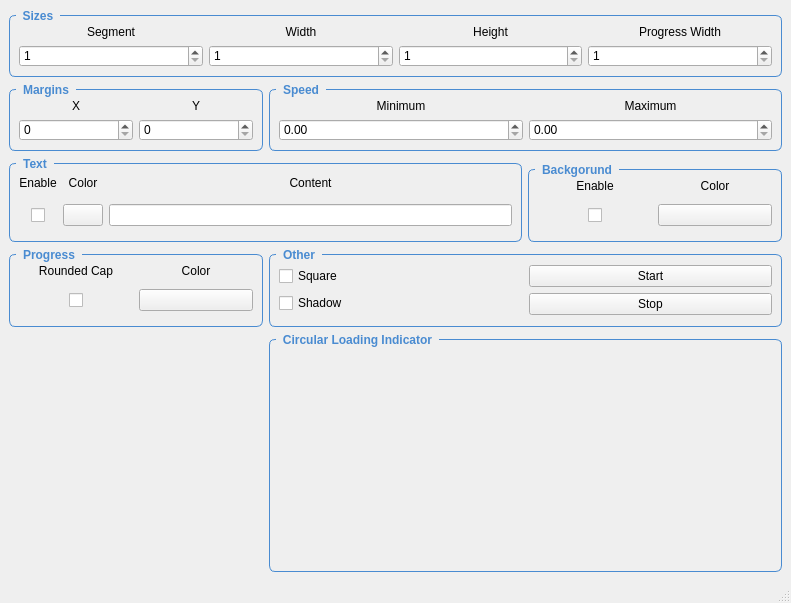
<?xml version="1.0" encoding="UTF-8"?>
<ui version="4.0">
 <class>MainWindow</class>
 <widget class="QMainWindow" name="MainWindow">
  <property name="geometry">
   <rect>
    <x>0</x>
    <y>0</y>
    <width>791</width>
    <height>603</height>
   </rect>
  </property>
  <property name="windowTitle">
   <string>MainWindow</string>
  </property>
  <widget class="QWidget" name="centralwidget">
   <layout class="QGridLayout" name="gridLayout_12">
    <item row="0" column="0">
     <layout class="QGridLayout" name="GLayout_Main">
      <item row="0" column="0" colspan="3">
       <widget class="QGroupBox" name="sizesGroupBox">
        <property name="styleSheet">
         <string notr="true">QGroupBox {
    font: bold;
    border: 1px solid #498bd1;
    border-radius: 6px;
    margin-top: 6px;
}

QGroupBox::title {
    subcontrol-origin: margin;
	color: #498bd1;
    left: 7px;
    padding: 0px 5px 0px 5px;
}</string>
        </property>
        <property name="title">
         <string>Sizes</string>
        </property>
        <property name="flat">
         <bool>true</bool>
        </property>
        <layout class="QGridLayout" name="gridLayout_4">
         <item row="0" column="0">
          <layout class="QGridLayout" name="GLayout_Sizes">
           <item row="1" column="1">
            <widget class="QSpinBox" name="segmentSizeSpinBox">
             <property name="minimum">
              <number>1</number>
             </property>
            </widget>
           </item>
           <item row="0" column="4">
            <widget class="QLabel" name="labelProgressWidthSize">
             <property name="text">
              <string>Progress Width</string>
             </property>
             <property name="alignment">
              <set>Qt::AlignCenter</set>
             </property>
            </widget>
           </item>
           <item row="1" column="4">
            <widget class="QSpinBox" name="progressWidthSpinBox">
             <property name="minimum">
              <number>1</number>
             </property>
            </widget>
           </item>
           <item row="0" column="1">
            <widget class="QLabel" name="labelSegmentSize">
             <property name="text">
              <string>Segment</string>
             </property>
             <property name="alignment">
              <set>Qt::AlignCenter</set>
             </property>
            </widget>
           </item>
           <item row="0" column="2">
            <widget class="QLabel" name="labelWidthSize">
             <property name="text">
              <string>Width</string>
             </property>
             <property name="alignment">
              <set>Qt::AlignCenter</set>
             </property>
            </widget>
           </item>
           <item row="1" column="2">
            <widget class="QSpinBox" name="widthSizeSpinBox">
             <property name="minimum">
              <number>1</number>
             </property>
            </widget>
           </item>
           <item row="0" column="3">
            <widget class="QLabel" name="labelHeightSize">
             <property name="text">
              <string>Height</string>
             </property>
             <property name="alignment">
              <set>Qt::AlignCenter</set>
             </property>
            </widget>
           </item>
           <item row="1" column="3">
            <widget class="QSpinBox" name="heightSizeSpinBox">
             <property name="minimum">
              <number>1</number>
             </property>
            </widget>
           </item>
          </layout>
         </item>
        </layout>
       </widget>
      </item>
      <item row="1" column="0">
       <widget class="QGroupBox" name="marginsGroupBox">
        <property name="styleSheet">
         <string notr="true">QGroupBox {
    font: bold;
    border: 1px solid #498bd1;
    border-radius: 6px;
    margin-top: 6px;
}

QGroupBox::title {
    subcontrol-origin: margin;
	color: #498bd1;
    left: 7px;
    padding: 0px 5px 0px 5px;
}</string>
        </property>
        <property name="title">
         <string>Margins</string>
        </property>
        <property name="flat">
         <bool>true</bool>
        </property>
        <layout class="QGridLayout" name="gridLayout_5">
         <item row="0" column="0">
          <layout class="QGridLayout" name="GLayout_Margins">
           <item row="0" column="1">
            <widget class="QLabel" name="labelMarginY">
             <property name="text">
              <string>Y</string>
             </property>
             <property name="alignment">
              <set>Qt::AlignCenter</set>
             </property>
            </widget>
           </item>
           <item row="0" column="0">
            <widget class="QLabel" name="labelMarginX">
             <property name="text">
              <string>X</string>
             </property>
             <property name="alignment">
              <set>Qt::AlignCenter</set>
             </property>
            </widget>
           </item>
           <item row="1" column="0">
            <widget class="QSpinBox" name="marginXSpinBox"/>
           </item>
           <item row="1" column="1">
            <widget class="QSpinBox" name="marginYSpinBox"/>
           </item>
          </layout>
         </item>
        </layout>
       </widget>
      </item>
      <item row="1" column="1" colspan="2">
       <widget class="QGroupBox" name="speedGroupBox">
        <property name="styleSheet">
         <string notr="true">QGroupBox {
    font: bold;
    border: 1px solid #498bd1;
    border-radius: 6px;
    margin-top: 6px;
}

QGroupBox::title {
    subcontrol-origin: margin;
	color: #498bd1;
    left: 7px;
    padding: 0px 5px 0px 5px;
}</string>
        </property>
        <property name="title">
         <string>Speed</string>
        </property>
        <property name="flat">
         <bool>true</bool>
        </property>
        <layout class="QGridLayout" name="gridLayout_6">
         <item row="0" column="0">
          <layout class="QGridLayout" name="GLayout_Speed">
           <item row="1" column="0">
            <widget class="QDoubleSpinBox" name="minimumSpeedSpinBox"/>
           </item>
           <item row="0" column="0">
            <widget class="QLabel" name="labelMinSpeed">
             <property name="text">
              <string>Minimum</string>
             </property>
             <property name="alignment">
              <set>Qt::AlignCenter</set>
             </property>
            </widget>
           </item>
           <item row="0" column="1">
            <widget class="QLabel" name="labelMaxSpeed">
             <property name="text">
              <string>Maximum</string>
             </property>
             <property name="alignment">
              <set>Qt::AlignCenter</set>
             </property>
            </widget>
           </item>
           <item row="1" column="1">
            <widget class="QDoubleSpinBox" name="maximumSpeedSpinBox"/>
           </item>
          </layout>
         </item>
        </layout>
       </widget>
      </item>
      <item row="2" column="0" rowspan="2" colspan="2">
       <widget class="QGroupBox" name="textGroupBox">
        <property name="styleSheet">
         <string notr="true">QGroupBox {
    font: bold;
    border: 1px solid #498bd1;
    border-radius: 6px;
    margin-top: 6px;
}

QGroupBox::title {
    subcontrol-origin: margin;
	color: #498bd1;
    left: 7px;
    padding: 0px 5px 0px 5px;
}</string>
        </property>
        <property name="title">
         <string>Text</string>
        </property>
        <property name="flat">
         <bool>true</bool>
        </property>
        <layout class="QGridLayout" name="gridLayout_8">
         <item row="0" column="0">
          <layout class="QGridLayout" name="GLayout_Text">
           <property name="sizeConstraint">
            <enum>QLayout::SetDefaultConstraint</enum>
           </property>
           <item row="0" column="0">
            <widget class="QLabel" name="labelTextEnable">
             <property name="text">
              <string>Enable</string>
             </property>
             <property name="alignment">
              <set>Qt::AlignCenter</set>
             </property>
            </widget>
           </item>
           <item row="0" column="1">
            <widget class="QLabel" name="labelTextColor">
             <property name="text">
              <string>Color</string>
             </property>
             <property name="alignment">
              <set>Qt::AlignCenter</set>
             </property>
            </widget>
           </item>
           <item row="1" column="0">
            <widget class="QWidget" name="textWidget" native="true">
             <property name="sizePolicy">
              <sizepolicy hsizetype="Preferred" vsizetype="Fixed">
               <horstretch>0</horstretch>
               <verstretch>0</verstretch>
              </sizepolicy>
             </property>
             <layout class="QGridLayout" name="gridLayout">
              <item row="0" column="0">
               <widget class="QCheckBox" name="textEnableCheckBox">
                <property name="sizePolicy">
                 <sizepolicy hsizetype="Fixed" vsizetype="MinimumExpanding">
                  <horstretch>0</horstretch>
                  <verstretch>0</verstretch>
                 </sizepolicy>
                </property>
                <property name="text">
                 <string/>
                </property>
               </widget>
              </item>
             </layout>
            </widget>
           </item>
           <item row="1" column="2">
            <widget class="QLineEdit" name="textContentLineEdit">
             <property name="sizePolicy">
              <sizepolicy hsizetype="MinimumExpanding" vsizetype="Fixed">
               <horstretch>0</horstretch>
               <verstretch>0</verstretch>
              </sizepolicy>
             </property>
            </widget>
           </item>
           <item row="0" column="2">
            <widget class="QLabel" name="labelTextContent">
             <property name="text">
              <string>Content</string>
             </property>
             <property name="alignment">
              <set>Qt::AlignCenter</set>
             </property>
            </widget>
           </item>
           <item row="1" column="1">
            <widget class="QPushButton" name="textColorPushButton">
             <property name="text">
              <string/>
             </property>
            </widget>
           </item>
          </layout>
         </item>
        </layout>
       </widget>
      </item>
      <item row="3" column="2">
       <widget class="QGroupBox" name="backgroundGroupBox">
        <property name="styleSheet">
         <string notr="true">QGroupBox {
    font: bold;
    border: 1px solid #498bd1;
    border-radius: 6px;
    margin-top: 6px;
}

QGroupBox::title {
    subcontrol-origin: margin;
	color: #498bd1;
    left: 7px;
    padding: 0px 5px 0px 5px;
}</string>
        </property>
        <property name="title">
         <string>Backgorund</string>
        </property>
        <property name="flat">
         <bool>true</bool>
        </property>
        <layout class="QGridLayout" name="gridLayout_9">
         <item row="0" column="0">
          <layout class="QGridLayout" name="GLayout_Background">
           <item row="0" column="0">
            <widget class="QLabel" name="labelBackgroundEnable">
             <property name="sizePolicy">
              <sizepolicy hsizetype="Preferred" vsizetype="Fixed">
               <horstretch>0</horstretch>
               <verstretch>0</verstretch>
              </sizepolicy>
             </property>
             <property name="text">
              <string>Enable</string>
             </property>
             <property name="alignment">
              <set>Qt::AlignCenter</set>
             </property>
            </widget>
           </item>
           <item row="0" column="1">
            <widget class="QLabel" name="labelBackgroundColor">
             <property name="sizePolicy">
              <sizepolicy hsizetype="Preferred" vsizetype="Fixed">
               <horstretch>0</horstretch>
               <verstretch>0</verstretch>
              </sizepolicy>
             </property>
             <property name="text">
              <string>Color</string>
             </property>
             <property name="alignment">
              <set>Qt::AlignCenter</set>
             </property>
            </widget>
           </item>
           <item row="1" column="0">
            <widget class="QWidget" name="backgroundWidget" native="true">
             <layout class="QGridLayout" name="gridLayout_2">
              <item row="0" column="0">
               <widget class="QCheckBox" name="backgroundEnableCheckBox">
                <property name="sizePolicy">
                 <sizepolicy hsizetype="Fixed" vsizetype="Fixed">
                  <horstretch>0</horstretch>
                  <verstretch>0</verstretch>
                 </sizepolicy>
                </property>
                <property name="text">
                 <string/>
                </property>
               </widget>
              </item>
             </layout>
            </widget>
           </item>
           <item row="1" column="1">
            <widget class="QPushButton" name="backgroundColorPushButton">
             <property name="text">
              <string/>
             </property>
            </widget>
           </item>
          </layout>
         </item>
        </layout>
       </widget>
      </item>
      <item row="4" column="0">
       <widget class="QGroupBox" name="progressGroupBox">
        <property name="styleSheet">
         <string notr="true">QGroupBox {
    font: bold;
    border: 1px solid #498bd1;
    border-radius: 6px;
    margin-top: 6px;
}

QGroupBox::title {
    subcontrol-origin: margin;
	color: #498bd1;
    left: 7px;
    padding: 0px 5px 0px 5px;
}</string>
        </property>
        <property name="title">
         <string>Progress</string>
        </property>
        <property name="flat">
         <bool>true</bool>
        </property>
        <layout class="QGridLayout" name="gridLayout_7">
         <item row="0" column="0">
          <layout class="QGridLayout" name="GLayout_Text_2">
           <property name="sizeConstraint">
            <enum>QLayout::SetDefaultConstraint</enum>
           </property>
           <item row="0" column="1">
            <widget class="QLabel" name="labelProgressColor">
             <property name="text">
              <string>Color</string>
             </property>
             <property name="alignment">
              <set>Qt::AlignCenter</set>
             </property>
            </widget>
           </item>
           <item row="0" column="0">
            <widget class="QLabel" name="labelProgressRoundedCap">
             <property name="text">
              <string>Rounded Cap</string>
             </property>
             <property name="alignment">
              <set>Qt::AlignCenter</set>
             </property>
            </widget>
           </item>
           <item row="1" column="0">
            <widget class="QWidget" name="textWidget_2" native="true">
             <property name="sizePolicy">
              <sizepolicy hsizetype="Preferred" vsizetype="Fixed">
               <horstretch>0</horstretch>
               <verstretch>0</verstretch>
              </sizepolicy>
             </property>
             <layout class="QGridLayout" name="gridLayout_3">
              <item row="0" column="0">
               <widget class="QCheckBox" name="progressRoundedCapCheckBox">
                <property name="sizePolicy">
                 <sizepolicy hsizetype="Fixed" vsizetype="MinimumExpanding">
                  <horstretch>0</horstretch>
                  <verstretch>0</verstretch>
                 </sizepolicy>
                </property>
                <property name="text">
                 <string/>
                </property>
               </widget>
              </item>
             </layout>
            </widget>
           </item>
           <item row="1" column="1">
            <widget class="QPushButton" name="progressColorPushButton">
             <property name="styleSheet">
              <string notr="true"/>
             </property>
             <property name="text">
              <string/>
             </property>
            </widget>
           </item>
          </layout>
         </item>
        </layout>
       </widget>
      </item>
      <item row="4" column="1" colspan="2">
       <widget class="QGroupBox" name="otherGroupBox">
        <property name="styleSheet">
         <string notr="true">QGroupBox {
    font: bold;
    border: 1px solid #498bd1;
    border-radius: 6px;
    margin-top: 6px;
}

QGroupBox::title {
    subcontrol-origin: margin;
	color: #498bd1;
    left: 7px;
    padding: 0px 5px 0px 5px;
}</string>
        </property>
        <property name="title">
         <string>Other</string>
        </property>
        <property name="flat">
         <bool>true</bool>
        </property>
        <layout class="QGridLayout" name="gridLayout_10">
         <item row="0" column="0">
          <layout class="QVBoxLayout" name="VLayout_CheckBoxes">
           <item>
            <widget class="QCheckBox" name="squareCheckBox">
             <property name="text">
              <string>Square</string>
             </property>
            </widget>
           </item>
           <item>
            <widget class="QCheckBox" name="shadowCheckBox">
             <property name="text">
              <string>Shadow</string>
             </property>
            </widget>
           </item>
          </layout>
         </item>
         <item row="0" column="1">
          <layout class="QVBoxLayout" name="VLayout_Buttons">
           <item>
            <widget class="QPushButton" name="startPushButton">
             <property name="text">
              <string>Start</string>
             </property>
            </widget>
           </item>
           <item>
            <widget class="QPushButton" name="stopPushButton">
             <property name="text">
              <string>Stop</string>
             </property>
            </widget>
           </item>
          </layout>
         </item>
        </layout>
       </widget>
      </item>
      <item row="5" column="0">
       <spacer name="verticalSpacer">
        <property name="orientation">
         <enum>Qt::Vertical</enum>
        </property>
        <property name="sizeHint" stdset="0">
         <size>
          <width>20</width>
          <height>40</height>
         </size>
        </property>
       </spacer>
      </item>
      <item row="5" column="1" colspan="2">
       <widget class="QGroupBox" name="indicatorGroupBox">
        <property name="styleSheet">
         <string notr="true">QGroupBox {
    font: bold;
    border: 1px solid #498bd1;
    border-radius: 6px;
    margin-top: 6px;
}

QGroupBox::title {
    subcontrol-origin: margin;
	color: #498bd1;
    left: 7px;
    padding: 0px 5px 0px 5px;
}</string>
        </property>
        <property name="title">
         <string>Circular Loading Indicator</string>
        </property>
       </widget>
      </item>
     </layout>
    </item>
   </layout>
  </widget>
  <widget class="QMenuBar" name="menubar">
   <property name="geometry">
    <rect>
     <x>0</x>
     <y>0</y>
     <width>791</width>
     <height>29</height>
    </rect>
   </property>
  </widget>
  <widget class="QStatusBar" name="statusbar"/>
 </widget>
 <resources/>
 <connections/>
</ui>
